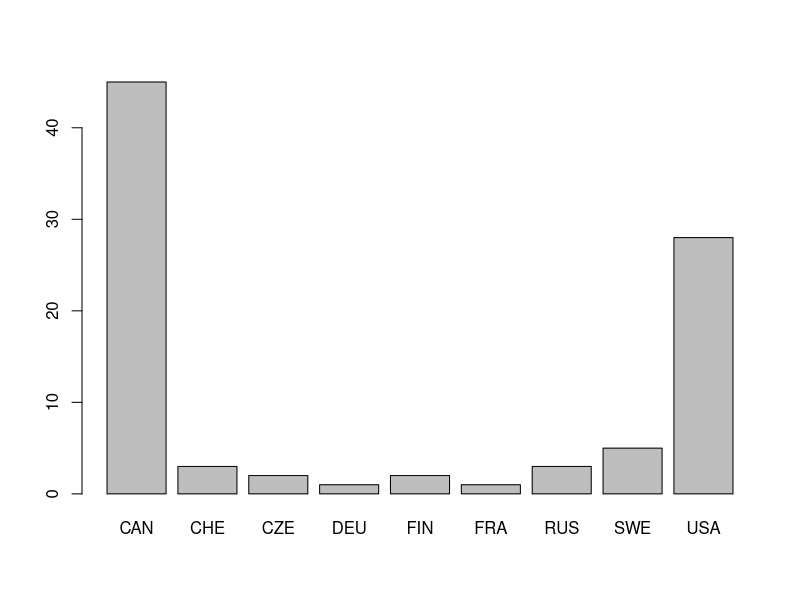

This chart was generated by the following R code: (Note: this script raises an error after producing the figure.)
#Tyler Lewris
#tal3fj
#Final Project
#Linear Method

setwd("~/Documents/UVA/UVA DS /SYS 6018 Data Mining/NHL_Salary")

# Grading Criteria
# Data exploration
# Data cleaning (missing values, outliers, etc.)
# Rationale for the selected statistical modeling methods
# Correct implementation and use of statistical modeling methods
# Appropriate model selection approach (train/test, cross-validation, etc.)
# Thoroughly documented code (R comments)
# Appropriate use of functions to reduce code complexity and redundancy
# Writing quality for final report, evaluated in terms of conformance to process outline, 
# level of detail, and correctness.

#NOTE: Data cleaning and exploration have been thoroughly done in a separate R file.
#The data in the csv's below have already been cleaned and explored.


library(car)
library(MASS)

#-------------------------------------------READ IN DATA------------------------------------------------

#------------------Full Data Set
#Defensive Players
full_D <- read.csv('full_D.csv', header=T) #reading in the data
#Offensive Players
full_F <- read.csv('full_F.csv', header=T)

#Check data has been read in properly
head(full_D)
head(full_F)

sum(is.na(full_D)) #no NA's
sum(is.na(full_F)) #no NA's

#Drop X and Name
full_D <- full_D[, -c(1:2)] 
full_F <- full_F[, -c(1:2)] 

#------------------Performance Only Data Set
#Defensive Players
perfonly_D <- read.csv('perfonly_D.csv', header=T) #reading in the data
#Offensive Players
perfonly_F <- read.csv('perfonly_F.csv', header=T)

#Check data has been read in properly
head(perfonly_D)
head(perfonly_F)

sum(is.na(perfonly_D)) #no NA's
sum(is.na(perfonly_F)) #no NA's

#Drop X, Name, and Age (We want performance metrics only)
perfonly_D <- perfonly_D[, -c(1:3)] 
perfonly_F <- perfonly_F[, -c(1:3)] 

#-------------------------------------------DATA EXPLORATION------------------------------------------------

#------------------Full Data Set
#Need to idetify which are categorical variables and which are numeric
lapply(full_D, class)
lapply(full_F, class)

#Nat converted to factor
full_D$Nat <- as.factor(full_D$Nat)
#Rest convert to numeric
full_D[2:88] <- lapply(full_D[2:88], as.numeric)

#Nat converted to factor
full_F$Nat <- as.factor(full_F$Nat)
#Rest convert to numeric
full_F[2:88] <- lapply(full_F[2:88], as.numeric)

#Putting response variable in first column
col_idx <- grep("cap_hit", names(full_D))
full_D <- full_D[, c(col_idx, (1:ncol(full_D))[-col_idx])]
names(full_D)

#Putting response variable in first column
col_idx <- grep("cap_hit", names(full_F))
full_F <- full_F[, c(col_idx, (1:ncol(full_F))[-col_idx])]
names(full_F)

#Looking at Nat
plot(full_D$Nat)
summary(full_D$Nat)
#Class imbalance: large number of Canada and USA Nat's but not others, going to combine into
#binary classificaiton. 1 for CanAndUSA and 0 for every other nationality.

full_D$CA_US = ifelse(((full_D$Nat == 'CAN')|(full_D$Nat == 'USA')),1,0)
full_D$CA_US<-as.factor(full_D$CA_US)
full_D = full_D[,-3]

full_F$CA_US = ifelse(((full_F$Nat == 'CAN')|(full_F$Nat == 'USA')),1,0)
full_F$CA_US<-as.factor(full_F$CA_US)
full_F = full_F[,-3]

#------------------Performance Only Data Set
#Need to idetify which are categorical variables and which are numeric
lapply(perfonly_D, class)
lapply(perfonly_F, class)

#Convert to numeric
perfonly_D[1:79] <- lapply(perfonly_D[1:79], as.numeric)

#Convert to numeric
perfonly_F[1:79] <- lapply(perfonly_F[1:79], as.numeric)

#Putting response variable in first column
col_idx <- grep("cap_hit", names(perfonly_D))
perfonly_D <- perfonly_D[, c(col_idx, (1:ncol(perfonly_D))[-col_idx])]
names(perfonly_D)

#Putting response variable in first column
col_idx <- grep("cap_hit", names(perfonly_F))
perfonly_F <- perfonly_F[, c(col_idx, (1:ncol(perfonly_F))[-col_idx])]
names(perfonly_F)

#-------------------------------------------LINEAR MODELING------------------------------------------------
#PRELIMINARY ANALYSIS
lm0=lm(cap_hit~., data = full_D)
summary(lm0) # HIGH r square but might largely due to multicollinearity
vif(lm0) # severe multicollineary

#-------------------------------------------ITERATIVE MODEL SELECTION------------------------------------------------
#-----------------------------------------------Lasso Regression------------------------------------------------

#Here, since we clearly have significant multicollinearity I am going to use Lasso regression (a method of variable selection)
#to identify the most important variables and move forward with modeling from there.

#------------------Full Data Set
#-------DEFENSE
## Put data into a matrix for ridge regression
sdata.m <- as.matrix(full_D)
class(sdata.m) <- "numeric"
#sdata.m <- sdata.m[,-3]
summary(sdata.m)

## Lasso regression uses the same function as ridge regression with alpha=1

#fit_lasso = glmnet(df_mat[, -which(names(df) == 'cap_hit')], df_mat[, 2], alpha = 1)

s.lasso <- glmnet(sdata.m[,-1], sdata.m[,1], alpha=1)
s.lasso$lambda[20]
s.lasso$lambda
coef(s.lasso)[,20]
#plot trace
plot(s.lasso, xvar = "lambda", label = TRUE)

which(coef(s.lasso)[,20] > 0)
#Variables with coefficients > 0
# AGE Ovrl xGF ly_salary ev_A1 ev_ixG ev_iSCF ev_iTKA pp_G pp_A1 pk_A stars

#get variables selected by lasso so it can actually run
good_vars = names(full_D)[which(coef(s.lasso)[,20] > 0)]
good_vars = as.data.frame(good_vars)
good_vars = good_vars[-1,]

#cross validate
lasso_cvm = cv.glmnet(sdata.m[, which(names(full_D) %in% good_vars)], sdata.m[, 1], alpha = 1)
min_lambda = lasso_cvm$lambda.min

#final lasso model
lasso_cvm = glmnet(sdata.m[, which(names(full_D) %in% good_vars)], sdata.m[, 1], alpha = 1, lambda = min_lambda)
lasso_cvm$lambda
coef(lasso_cvm)[,1]
lasso_cvm$dev.ratio
#Significant variables in full_D dataset
# [1] 0.742
# (Intercept)         xGF   ly_salary       ev_A1      ev_ixG     ev_iSCF     ev_iTKA        pp_G 
# 4.40e+05    1.05e+04    1.80e-01    1.81e+04    1.28e+05    1.25e+04    2.28e+04    1.68e+05 
# pp_A1        pk_A       stars 
# 5.10e+04    1.47e+05    1.07e+05

#-------OFFENSE
sdata.m <- as.matrix(full_F)
class(sdata.m) <- "numeric"
summary(sdata.m)
s.lasso <- glmnet(sdata.m[,-1], sdata.m[,1], alpha=1)
s.lasso$lambda[20]
s.lasso$lambda
coef(s.lasso)[,20]
#plot trace
plot(s.lasso, xvar = "lambda", label = TRUE)

which(coef(s.lasso)[,20] > 0)
#Variables with coefficients > 0
# (Intercept)      ev_PTS     ev_iFOW        pp_A      pp_PTS       stars 
#          1          23          45          54          56          87 

#get variables selected by lasso so it can actually run
good_vars = names(full_F)[which(coef(s.lasso)[,20] > 0)]
good_vars = as.data.frame(good_vars)
good_vars = good_vars[-1,]

#cross validate
lasso_cvm = cv.glmnet(sdata.m[, which(names(full_F) %in% good_vars)], sdata.m[, 1], alpha = 1)
min_lambda = lasso_cvm$lambda.min

#final lasso model
lasso_cvm = glmnet(sdata.m[, which(names(full_F) %in% good_vars)], sdata.m[, 1], alpha = 1, lambda = min_lambda)
lasso_cvm$lambda
coef(lasso_cvm)[,1]

#Significant variables in full_F dataset
# (Intercept)      ev_PTS     ev_iFOW        pp_A      pp_PTS       stars 
# 404795       16313        1615       98212       45844      196256

#------------------Performance Only Data Set
#-------DEFENSE
sdata.m <- as.matrix(perfonly_D)
class(sdata.m) <- "numeric"
summary(sdata.m)
s.lasso <- glmnet(sdata.m[,-1], sdata.m[,1], alpha=1)
s.lasso$lambda[20]
s.lasso$lambda
coef(s.lasso)[,20]
#plot trace
plot(s.lasso, xvar = "lambda", label = TRUE)

which(coef(s.lasso)[,20] > 0)
#Variables with coefficients > 0
# (Intercept)         xGF       ev_A1      ev_ixG     ev_iTKA        pp_G        pk_A ev_Prev3PTS 
# 1           9          14          23          35          45          56          69 
# stars 
# 79 

#get variables selected by lasso so it can actually run
good_vars = names(perfonly_D)[which(coef(s.lasso)[,20] > 0)]
good_vars = as.data.frame(good_vars)
good_vars = good_vars[-1,]

#cross validate
lasso_cvm = cv.glmnet(sdata.m[, which(names(perfonly_D) %in% good_vars)], sdata.m[, 1], alpha = 1)
min_lambda = lasso_cvm$lambda.min

#final lasso model
lasso_cvm = glmnet(sdata.m[, which(names(perfonly_D) %in% good_vars)], sdata.m[, 1], alpha = 1, lambda = min_lambda)
lasso_cvm$lambda
coef(lasso_cvm)[,1]

#Significant variables in perfonly_D dataset
# (Intercept)         xGF       ev_A1      ev_ixG     ev_iTKA        pp_G        pk_A ev_Prev3PTS 
# 413032       11162       15872      169249       24389      313131      296767       10449 
# stars 
# 75906 

#-------OFFENSE

sdata.m <- as.matrix(perfonly_F)
class(sdata.m) <- "numeric"
summary(sdata.m)
s.lasso <- glmnet(sdata.m[,-1], sdata.m[,1], alpha=1)
s.lasso$lambda[20]
s.lasso$lambda
coef(s.lasso)[,20]
#plot trace
plot(s.lasso, xvar = "lambda", label = TRUE)

which(coef(s.lasso)[,20] > 0)
#Variables with coefficients > 0
# (Intercept)      ev_PTS     ev_iFOW        pp_A      pp_PTS       stars 
# 1          15          37          46          48          79 

#get variables selected by lasso so it can actually run
good_vars = names(perfonly_F)[which(coef(s.lasso)[,20] > 0)]
good_vars = as.data.frame(good_vars)
good_vars = good_vars[-1,]

#cross validate
lasso_cvm = cv.glmnet(sdata.m[, which(names(perfonly_F) %in% good_vars)], sdata.m[, 1], alpha = 1)
min_lambda = lasso_cvm$lambda.min

#final lasso model
lasso_cvm = glmnet(sdata.m[, which(names(perfonly_F) %in% good_vars)], sdata.m[, 1], alpha = 1, lambda = min_lambda)
lasso_cvm$lambda
coef(lasso_cvm)[,1]

#Significant variables in perfonly_F dataset
# (Intercept)      ev_PTS     ev_iFOW        pp_A      pp_PTS       stars 
# 404795       16313        1615       98212       45844      196256


#CREATE BEST LINEAR MODELS FROM LASSO REGRESSION
lasso_full_D <- lm(cap_hit~ xGF + ly_salary + ev_A1 + ev_ixG + ev_iSCF + ev_iTKA + pp_G, data= full_D)
summary(lasso_full_D)
vif(lasso_full_D)
#Adjusted R-squared:  0.725

lasso_full_F <- lm(cap_hit~ ev_PTS + ev_iFOW + pp_A + pp_PTS + stars, data= full_F)
summary(lasso_full_F)
vif(lasso_full_F)
#Adjusted R-squared:  0.844

lasso_perfonly_D <- lm(cap_hit~ xGF + ev_A1 + ev_ixG + ev_iTKA + pp_G + pk_A + ev_Prev3PTS + stars, data= perfonly_D)
summary(lasso_perfonly_D)
vif(lasso_perfonly_D)
#Adjusted R-squared:  0.719

lasso_perfonly_F <- lm(cap_hit~ ev_PTS + ev_iFOW + pp_A + pp_PTS + stars, data= perfonly_F)
summary(lasso_perfonly_F)
vif(lasso_perfonly_F)
#Adjusted R-squared:  0.844

#-----------------------------------------------End of Lasso Regression------------------------------------------------
#-----------------------------------------------ITERATIVE MODEL SELECTION------------------------------------------------


#----------------------------Full Defense Data Set
## Iterative model selection
## Begin by defining the models with no variables (null) and all variables (full)
model.null <- lm(cap_hit~1, data=full_D)
model.full <- lm(cap_hit~., data=full_D)

## Forward selection
step(model.null, scope=list(lower=model.null, upper=model.full), direction="forward")
# Step:  AIC=2386
# cap_hit ~ xGF + pp_G + ev_iTKA + Ovrl + ly_salary + AGE + pp_Prev3PPG + 
#   ev_Prev3G + ev_CF + ev_G + ev_ixG + ly_cap_hit + DftRd + 
#   ev_iHA + pp_Pct. + OTG + ev_FF + GWG + stars + DftYr + ev_Prev3A + 
#   CA_US + pk_Prev3Blk + pk_Prev3TOI + pk_RelPct.

## Backward selection
step(model.full, scope=list(lower=model.null, upper=model.full), direction="backward")
# Step:  AIC=2345
# cap_hit ~ ly_cap_hit + Ht + Wt + DftYr + DftRd + Ovrl + GP + 
#   plusminus + PIM + OTG + GWG + NPD + xGF + xGA + Grit + ly_salary + 
#   ev_G + ev_A + ev_IPP. + ev_SH. + ev_PDO + ev_Pct. + ev_RelPct. + 
#   ev_iSCF + ev_iCF + ev_iFF + ev_Pass + ev_iHF + ev_iHA + ev_iGVA + 
#   ev_iTKA + ev_iFOW + ev_FO. + ev_CF + ev_CA + ev_FF + ev_FA + 
#   ev_SCF + pp_G + pp_A1 + pp_TOI + pp_F.60 + pp_Pct. + pk_G + 
#   pk_A + pk_TOI + pk_TOIGP + pk_A.60 + pk_Pct. + pk_RelPct. + 
#   pk_iTKA + Prev3GP + ev_Prev3G + ev_Prev3A + ev_Prev3TOI + 
#   pp_Prev3PPG + pp_Prev3PPA + pp_Prev3TOI + pk_Prev3Hits + 
#   pk_Prev3TOI

## Stepwise selection
step(model.null, scope=list(lower=model.null, upper=model.full), direction="both")
# Step:  AIC=2384
# cap_hit ~ xGF + ev_iTKA + Ovrl + ly_salary + pp_Prev3PPG + ev_Prev3G + 
#   ev_CF + ev_G + ev_ixG + ly_cap_hit + DftRd + ev_iHA + pp_Pct. + 
#   OTG + ev_FF + GWG + stars + DftYr + ev_Prev3A + CA_US + pk_Prev3Blk + 
#   pk_Prev3TOI

#Stepmodel with stepwise selection
step_fulld <- lm(cap_hit ~ xGF + ev_iTKA + Ovrl + ly_salary + pp_Prev3PPG + ev_Prev3G + 
                   ev_CF + ev_G + ev_ixG + ly_cap_hit + DftRd + ev_iHA + pp_Pct. + 
                   OTG + ev_FF + GWG + stars + DftYr + ev_Prev3A + CA_US + pk_Prev3Blk + 
                   pk_Prev3TOI, data=full_D)

# Take a look at the model statistics and if there is any multicollinearity present that we need to be worried about.
summary(step_fulld)
vif(step_fulld)
which(vif(step_fulld) < 10)
#Remove multicollinear variables
step_fulld1 <- lm(cap_hit ~ ev_iTKA + pp_Prev3PPG + ev_Prev3G + ev_G + 
                    ev_iHA + pp_Pct. + OTG + GWG + stars + DftYr + ev_Prev3A + 
                    CA_US, data=full_D)
summary(step_fulld1)
vif(step_fulld1)
#no longer multicollinearity in the model

#----------------------------Full Offense Data Set
## Iterative model selection
## Begin by defining the models with no variables (null) and all variables (full)
model.null <- lm(cap_hit~1, data=full_F)
model.full <- lm(cap_hit~., data=full_F)

## Forward selection
step(model.null, scope=list(lower=model.null, upper=model.full), direction="forward")
# Step:  AIC=5043
# cap_hit ~ stars + pp_A + ev_iFOW + AGE + ly_salary + plusminus + 
#   ly_cap_hit + pp_G + pp_TOI.GP + ev_iTKA + GP + ev_iFF + Grit + 
#   Prev3GP + ev_PTS + ev_Prev3TOI + pp_A1 + pk_RelPct. + ev_CA + 
#   ev_FA + ev_CF + Eplusminus + pk_A + pk_G + ev_Prev3A + ev_iRB + 
#   ev_SCA + xGF + ev_iHF + ev_iSF

## Backward selection
step(model.full, scope=list(lower=model.null, upper=model.full), direction="backward")
# Step:  AIC=5041
# cap_hit ~ ly_cap_hit + AGE + GP + Eplusminus + PIM + xGF + xGA + 
#   Grit + ly_salary + ev_A1 + ev_SH. + ev_F.60 + ev_A.60 + ev_RelPct. + 
#   ev_iCF + ev_iSF + ev_Pass + ev_iHF + ev_iTKA + ev_iBLK + 
#   ev_iFOW + ev_CF + ev_CA + ev_FA + ev_SCA + pp_G + pp_A + 
#   pp_A1 + pp_A.60 + pk_A + pk_F.60 + Prev3GP + ev_Prev3A + 
#   ev_Prev3TOI + pp_Prev3PPG + pp_Prev3PPA + pp_Prev3TOI + pk_Prev3TOI + 
#   stars

## Stepwise selection
step(model.null, scope=list(lower=model.null, upper=model.full), direction="both")
# Step:  AIC=5043
# cap_hit ~ stars + pp_A + ev_iFOW + AGE + ly_salary + ly_cap_hit + 
#   pp_G + pp_TOI.GP + ev_iTKA + GP + ev_iFF + Grit + Prev3GP + 
#   ev_PTS + ev_Prev3TOI + pp_A1 + pk_RelPct. + ev_CA + ev_FA + 
#   ev_CF + Eplusminus + pk_A + pk_G

#Stepmodel with stepwise selection
step_fullf <- lm(cap_hit ~ stars + pp_A + ev_iFOW + AGE + ly_salary + ly_cap_hit + 
                   pp_G + pp_TOI.GP + ev_iTKA + GP + ev_iFF + Grit + Prev3GP + 
                   ev_PTS + ev_Prev3TOI + pp_A1 + pk_RelPct. + ev_CA + ev_FA + 
                   ev_CF + Eplusminus + pk_A + pk_G, data=full_F)

# Take a look at the model statistics and if there is any multicollinearity present that we need to be worried about.
summary(step_fullf)
vif(step_fullf)
which(vif(step_fullf) < 10)

#Remove multicollinear variables
step_fullf1 <- lm(cap_hit ~ ev_iFOW + AGE + pp_G + pp_TOI.GP + 
                    ev_iTKA + Grit + pp_A1 + pk_RelPct. + Eplusminus + pk_A + pk_G, data=full_F)
summary(step_fullf1)
vif(step_fullf1)
#no longer multicollinearity in the model

#BEST DEFENSE MODEL = step_fulld1
#BEST OFFENSE MODEL = step_fullf1

#----------------------------Performance Only Defense Data Set
## Iterative model selection
## Begin by defining the models with no variables (null) and all variables (full)
model.null <- lm(cap_hit~1, data=perfonly_D)
model.full <- lm(cap_hit~., data=perfonly_D)

## Forward selection
step(model.null, scope=list(lower=model.null, upper=model.full), direction="forward")
# Step:  AIC=2437.85
# cap_hit ~ xGF + pp_G + ev_iTKA + pk_Prev3TOI + pp_Prev3PPG + 
#   NPD + ev_iSCF + PIM + ev_iDS + ev_G + ev_Prev3Corsi + ev_ixG + 
#   pp_Prev3PPA + pp_A1 + ev_iCF + Grit + OTG + ev_F.60 + ev_IPP.

## Backward selection
step(model.full, scope=list(lower=model.null, upper=model.full), direction="backward")
# Step:  AIC=2403.72
# cap_hit ~ GP + plusminus + Eplusminus + PIM + OTG + NPD + xGF + 
#   Grit + ev_G + ev_A + ev_A1 + ev_F.60 + ev_A.60 + ev_Pct. + 
#   ev_iSCF + ev_iCF + ev_iFF + ev_iSF + ev_iRS + ev_Pass + ev_iHF + 
#   ev_iHA + ev_iGVA + ev_iTKA + ev_iBLK + ev_CF + ev_CA + ev_FF + 
#   ev_FA + ev_SCF + ev_SCA + pp_A + pp_A1 + pp_TOI + pp_A.60 + 
#   pp_RelPct. + pk_G + pk_A + pk_TOI + pk_TOIGP + pk_F.60 + 
#   pk_A.60 + pk_Pct. + pk_RelPct. + pk_iBLK + ev_Prev3Corsi + 
#   pp_Prev3PPG + pp_Prev3PPA + pp_Prev3TOI + pk_Prev3Blk + pk_Prev3Hits + 
#   pk_Prev3TOI

## Stepwise selection
step(model.null, scope=list(lower=model.null, upper=model.full), direction="both")
# Step:  AIC=2433.94
# cap_hit ~ pp_G + ev_iTKA + pk_Prev3TOI + pp_Prev3PPG + NPD + 
#   ev_iDS + ev_G + ev_Prev3Corsi + ev_ixG + pp_Prev3PPA + pp_A1 + 
#   ev_iCF + Grit + OTG + ev_SCA

#Stepmodel with stepwise selection
step_perfonlyd <- lm(cap_hit ~ pp_G + ev_iTKA + pk_Prev3TOI + pp_Prev3PPG + NPD + 
                   ev_iDS + ev_G + ev_Prev3Corsi + ev_ixG + pp_Prev3PPA + pp_A1 + 
                   ev_iCF + Grit + OTG + ev_SCA, data=perfonly_D)

# Take a look at the model statistics and if there is any multicollinearity present that we need to be worried about.
summary(step_perfonlyd)
vif(step_perfonlyd)
which(vif(step_perfonlyd) < 10)

#Remove multicollinear variables
step_perfonlyd1 <- lm(cap_hit ~ pp_G + ev_iTKA + pk_Prev3TOI + pp_Prev3PPG + NPD + 
                       ev_iDS + ev_G + ev_Prev3Corsi + pp_Prev3PPA + pp_A1 + 
                       Grit + OTG, data=perfonly_D)
summary(step_perfonlyd1)
vif(step_perfonlyd1)
#no longer multicollinearity in the model

#----------------------------Performance Only Offense Data Set
## Iterative model selection
## Begin by defining the models with no variables (null) and all variables (full)
model.null <- lm(cap_hit~1, data=perfonly_F)
model.full <- lm(cap_hit~., data=perfonly_F)

## Forward selection
step(model.null, scope=list(lower=model.null, upper=model.full), direction="forward")
# Step:  AIC=5081.57
# cap_hit ~ stars + pp_A + ev_iFOW + Eplusminus + pk_RelPct. + 
#   pp_G + ev_iHF + GP + ev_PTS + ev_iTKA + pp_A1 + pk_Prev3TOI + 
#   ev_CA + xGF + ev_iSCF + pp_Prev3PPA + ev_iRB + ev_iCF + ev_FA + 
#   pk_A + pk_TOI + ev_iSF

## Backward selection
step(model.full, scope=list(lower=model.null, upper=model.full), direction="backward")
# Step:  AIC=5067.67
# cap_hit ~ GP + Eplusminus + OTG + xGF + ev_A1 + ev_ixG + ev_iSCF + 
#   ev_iFF + ev_iSF + ev_Pass + ev_iHF + ev_iTKA + ev_iFOW + 
#   ev_CA + ev_SCA + pp_G + pp_A + pp_A1 + pp_TOI.GP + pp_A.60 + 
#   pk_RelPct. + Prev3GP + ev_Prev3G + ev_Prev3A + ev_Prev3TOI + 
#   pp_Prev3PPA + pk_Prev3TOI + stars

## Stepwise selection
step(model.null, scope=list(lower=model.null, upper=model.full), direction="both")
# Step:  AIC=5080.62
# cap_hit ~ stars + pp_A + ev_iFOW + Eplusminus + pk_RelPct. + 
#   pp_G + ev_iHF + GP + ev_PTS + ev_iTKA + pp_A1 + ev_CA + xGF + 
#   ev_iSCF + pp_Prev3PPA + ev_iRB + ev_iCF + ev_FA + pk_A + 
#   pk_TOI + ev_iSF

#Stepmodel with stepwise selection
step_perfonlyf <- lm(cap_hit ~ stars + pp_A + ev_iFOW + Eplusminus + pk_RelPct. + 
                       pp_G + ev_iHF + GP + ev_PTS + ev_iTKA + pp_A1 + ev_CA + xGF + 
                       ev_iSCF + pp_Prev3PPA + ev_iRB + ev_iCF + ev_FA + pk_A + 
                       pk_TOI + ev_iSF, data=perfonly_F)

# Take a look at the model statistics and if there is any multicollinearity present that we need to be worried about.
summary(step_perfonlyf)
vif(step_perfonlyf)
which(vif(step_perfonlyf) < 10)

#Remove multicollinear variables
step_perfonlyf1 <- lm(cap_hit ~ ev_iFOW + Eplusminus + pk_RelPct. + pp_G + ev_iHF + 
                        ev_iTKA + pp_A1 + pp_Prev3PPA + ev_iRB + 
                        pk_A + pk_TOI, data=perfonly_F)
summary(step_perfonlyf1)
vif(step_perfonlyf1)
#no longer multicollinearity in the model

#BEST DEFENSE MODEL = step_perfonlyd1
#BEST OFFENSE MODEL = step_perfonlyf1

#Now lets test our hypothesis and see which model performs better

summary(step_fulld1)
# Adjusted R-squared:  0.788
# p-value: < 2.2e-16

summary(step_fullf1)
# Adjusted R-squared:  0.789
# p-value: < 2.2e-16

summary(step_perfonlyd1)
# Adjusted R-squared:  0.782
# p-value: < 2.2e-16

summary(step_perfonlyf1)
# Adjusted R-squared:  0.784
# p-value: < 2.2e-16

anova(step_fulld1, step_perfonlyd1)
anova(step_fullf1, step_perfonlyf1)

#RESIDUAL ANALYSIS
#Plot residuals vs. fitted
ti <- rstudent(step_fulld1)
yhat <- fitted(step_fulld1)
plot(yhat, ti) #small pattern but still distributed around 0
abline(0,0)
summary(influence.measures(step_fulld1)) #no significant influential measures
qqnorm(ti) #looks good
qqline(ti)

#Plot residuals vs. fitted
ti <- rstudent(step_fullf1)
yhat <- fitted(step_fullf1)
plot(yhat, ti) #small pattern but still distributed around 0
abline(0,0)
summary(influence.measures(step_fullf1)) #no significant influential measures
qqnorm(ti) #significant fanning towards the tails
qqline(ti)

#Plot residuals vs. fitted
ti <- rstudent(step_perfonlyd1)
yhat <- fitted(step_perfonlyd1)
plot(yhat, ti) #small pattern but still distributed around 0
abline(0,0)
summary(influence.measures(step_perfonlyd1)) #no significant influential measures
qqnorm(ti) #significant fanning towards the tails
qqline(ti)

#Plot residuals vs. fitted
ti <- rstudent(step_perfonlyf1)
yhat <- fitted(step_perfonlyf1)
plot(yhat, ti)
abline(0,0) #small pattern but still distributed around 0
summary(influence.measures(step_perfonlyf1)) #no significant influential measures
qqnorm(ti) #significant fanning towards the tails
qqline(ti)


#---------------------------------------------Comparative Model Selection--------------------------------------------
#The data frame full_Dnm I deleted because it didnt make sense
#We can easily remove this seciton if we dont want to use it


#Using comparative model selection on the dataset with no multicollinearity
bestmod <- regsubsets(cap_hit~., data=full_D, nbest=10)

## The 10 best models for each number of explanatory variables in the model
summary(bestmod)
best.sum <- as.data.frame(summary(bestmod)$outmat)
best.sum$p <- as.numeric(substr(rownames(best.sum),1,1))+1

## The criterion values corresponding to each model
best.sum$rss <- summary(bestmod)$rss
best.sum$adjr2 <- summary(bestmod)$adjr2
best.sum$cp <- summary(bestmod)$cp
best.sum$bic <- summary(bestmod)$bic

## Determine "best" models
best.sum[order(best.sum$rss),]
best.sum[order(best.sum$adjr2,decreasing=T),]
best.sum[order(best.sum$cp),]
best.sum[order(best.sum$bic),]

#---------------------------------------------K-Fold Cross Validation--------------------------------------------
#I am selecting K-fold Cross-Validation for its ease of use and will be 
#using 5 as my k-fold value. To derive this value, I performed three different K-fold CV's using k = 3,
#k=5, and k=10. For the purpose of this assignment, K=5 made the most sense both computationally and
#logically. 

# K-fold cross-validation
library(boot) #necessary library for logistic regression models

#CROSS VALIDATION ON LASSO MODELS----------------------
#K = 5 in K-fold cross-validation 
cv.lm(data = full_D, lasso_full_D, m=5)

#K = 5 in K-fold cross-validation 
cv.lm(data = full_F, lasso_full_F, m=5)

#K = 5 in K-fold cross-validation 
cv.lm(data = perfonly_D, lasso_perfonly_D, m=5)

#K = 5 in K-fold cross-validation 
cv.lm(data = perfonly_F, lasso_perfonly_F, m=5)

#CROSS VALIDATION ON STEPWISE MODELS-------------------
#K = 5 in K-fold cross-validation 
cv.lm(data = full_D, step_fulld1, m=5)

#K = 5 in K-fold cross-validation 
cv.lm(data = full_F, step_fullf1, m=5)

#K = 5 in K-fold cross-validation 
cv.lm(data = perfonly_D, step_perfonlyd1, m=5)

#K = 5 in K-fold cross-validation 
cv.lm(data = perfonly_F, step_perfonlyf1, m=5)

#------------------------------------------Comparing Models Section 2----------------------------------------------

# compare models
#Lasso models created and copied from above
lasso_full_D <- lm(cap_hit~ xGF + ly_salary + ev_A1 + ev_ixG + ev_iSCF + ev_iTKA + pp_G, data= full_D)

lasso_full_F <- lm(cap_hit~ ev_PTS + ev_iFOW + pp_A + pp_PTS + stars, data= full_F)

lasso_perfonly_D <- lm(cap_hit~ xGF + ev_A1 + ev_ixG + ev_iTKA + pp_G + pk_A + ev_Prev3PTS + stars, data= perfonly_D)

lasso_perfonly_F <- lm(cap_hit~ ev_PTS + ev_iFOW + pp_A + pp_PTS + stars, data= perfonly_F)

#Stepwise models created and copied from above
step_fulld1 <- lm(cap_hit ~ ev_iTKA + pp_Prev3PPG + ev_Prev3G + ev_G + 
                    ev_iHA + pp_Pct. + OTG + GWG + stars + DftYr + ev_Prev3A + 
                    CA_US, data=full_D)

step_fullf1 <- lm(cap_hit ~ ev_iFOW + AGE + pp_G + pp_TOI.GP + 
                    ev_iTKA + Grit + pp_A1 + pk_RelPct. + Eplusminus + pk_A + pk_G, data=full_F)

step_perfonlyd1 <- lm(cap_hit ~ pp_G + ev_iTKA + pk_Prev3TOI + pp_Prev3PPG + NPD + 
                        ev_iDS + ev_G + ev_Prev3Corsi + pp_Prev3PPA + pp_A1 + 
                        Grit + OTG, data=perfonly_D)

step_perfonlyf1 <- lm(cap_hit ~ ev_iFOW + Eplusminus + pk_RelPct. + pp_G + ev_iHF + 
                        ev_iTKA + pp_A1 + pp_Prev3PPA + ev_iRB + 
                        pk_A + pk_TOI, data=perfonly_F)

anova(lasso_full_D, step_fulld1) #step_fulld1 is better
anova(lasso_full_F, step_fullf1) #lasso_full_F is better
anova(lasso_perfonly_D, step_perfonlyd1) #step_perfonlyd1 is better
anova(lasso_perfonly_F, step_perfonlyf1) #lasso_perfonly_F is better

#So, when we compare the models created above, it is clear that the stepmodels are better suited for
#the defense datasets, while the lasso models are better for the performance datasets

summary(step_fulld1)
summary(step_perfonlyd1)
summary(lasso_full_F)
summary(lasso_perfonly_F)

#The chosen models for comparison are as follows (all p-values are significant at the 0.05 level)
# Best full defense model: step_fulld1
#       Adjusted R-squared:  0.788
#       Most significant variables: ev_iTKA, ev_Prev3G, ev_iHA, stars, DftYr, ev_Prev3A, CA_US1
# Best performance only defense model: step_perfonlyd1
#       Adjusted R-squared:  0.782
#       Most significant variables: pp_G, ev_iTKA, pk_Prev3TOI, pp_Prev3PPG, NPD, ev_iDS, 
#                                   ev_Prev3Corsi, pp_A1, Grit
# 
# Best full offense model: lasso_full_F
#      Adjusted R-squared:  0.844
#      Most significant variables: ev_iFOW, pp_A, stars
# best performance only offense model: lasso_perfonly_F
#      Adjusted R-squared:  0.844
#      Most significant variables: ev_iFOW, pp_A, stars


#*Most significant variables are the ones with lowest p-value, largest coefficient, and smallest
#std error

